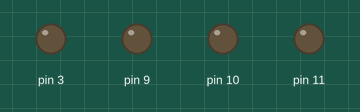
Recording of a sketch running on a simulated Arduino Uno, built with avr-gcc and run on an emulated ATmega328P. On the bench: output pins drawn as LEDs (lit = HIGH). What the sketch prints to the serial monitor is not drawn. At 2.0 s the program stops and its outputs stay as they are.

Above: at 0.1 s.
At 2.1 s:
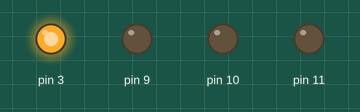
Timing chart, 0 to 3.5 s (numbered marks = the images above):
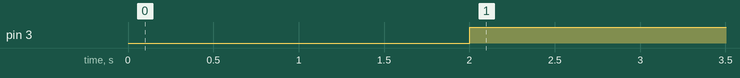

The sketch:

milestone_1G20.ino
```cpp
/*
 *  starter code for milestone 1
 *  you will need to build a circuit with two H bridges to control your robot's two motors
 *  and write code for the pins you use for the H bridges
*/
#define LFmotor 6
#define LBmotor 5
#define RFmotor 10
#define RBmotor 9
#define delaytime 20
#define SPEED 255

// declare any variables here
int delay_time_1 = 1900;
int delay_time_2 = 500;

int main(void){
  // setup code that only happens once
  // use the DDR registers to set the appropriate pins as outputs
  // Left Motor
  Serial.begin(9600);
  DDRD = 0b00001000;
  DDRB = 0b00001110;
  TCCR2A = 0b10100001;
  TCCR2B = 0b10000110;
  //Right Motor
  TCCR0A = 0b10100001;
  TCCR0B = 0b10000100;
  sei();

  Serial.println("forward");
  _delay_ms(2000);
  drive_forward();
//  _delay_ms(delay_time_1);
//
//  stop_robot();
//  _delay_ms(3000);
//
//  Serial.println("right");
//  turn_right();
//  _delay_ms(delay_time_2);
//
//  stop_robot();
//  _delay_ms(3000);
//
//  drive_forward();
//  _delay_ms(delay_time_1);
//
//  stop_robot();
//  _delay_ms(3000);
//
//  Serial.println("left");
//  turn_left();
//  _delay_ms(delay_time_2);
//
//  stop_robot();
//  _delay_ms(3000);
//
//  drive_forward();
//  _delay_ms((delay_time_1)/2);
//
//  stop_robot();
//  _delay_ms(3000);
//
//  drive_backward();
//  _delay_ms((delay_time_1)*(1.3));
//
//  stop_robot();
//  _delay_ms(3000);
//
//  turn_left();
//  _delay_ms(delay_time_2);
//
//  stop_robot();
//  _delay_ms(3000);
//
//  drive_forward();
//  _delay_ms(delay_time_1);
//
//  stop_robot();
//  _delay_ms(100000);

  while(1){
    // infinite while loop
    // you can leave this blank for milestone 1 since the robot
    // only needs to perform the task once
  }
}

int drive_forward(void){
      OCR2B = SPEED;
      OCR0B = SPEED;
}

int drive_backward(void){
  // spin both wheels backward

      OCR2A = SPEED;
      OCR0A = SPEED;
}

int turn_right(void){
  // spin left wheel backward, right wheel forward
      OCR2B = 0;
      OCR0A = 0;
      OCR2A = SPEED;
      OCR0B = SPEED;
}

int turn_left(void){
  // spin right wheel backward, left wheel forward
      OCR0B = 0;
      OCR2A = 0;
      OCR2B = SPEED;
      OCR0A = SPEED;
}


int stop_robot(void){
  // stop both wheels
      OCR0A = 0;
      OCR2A = 0;
      OCR2B = 0;
      OCR0B = 0;
}
```

Measured:
- by itself, pin 3: LOW → HIGH at 2.0 s
